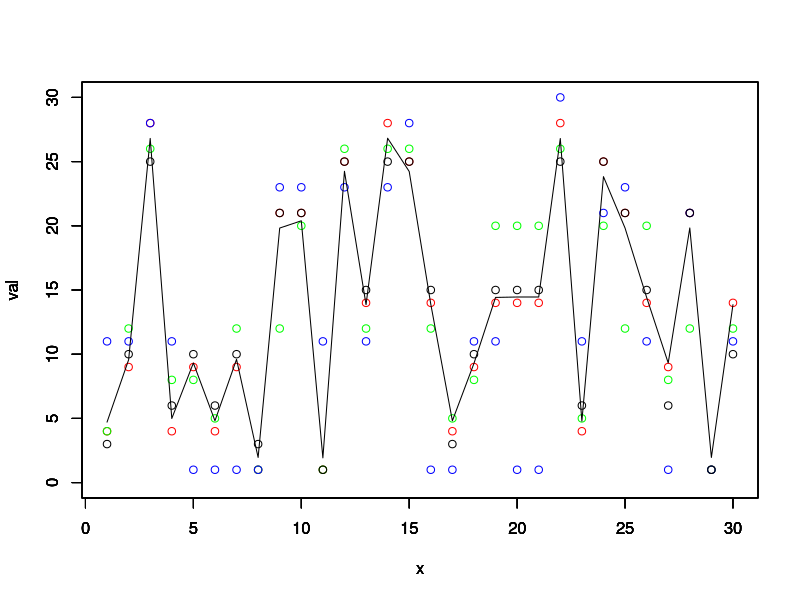

R code for this plot:
## ---- chunk 1
library(readxl)
Book4 <- read_excel("Book4.xlsx", range = "c28:f58")

convertRank = function(val){
  return (rank(val, ties.method = "min"))
}

df = data.frame(
  q1 = convertRank(c(Book4$Q1)),
  q2 = convertRank(c(Book4$Q2)),
  q3 = convertRank(c(Book4$Q3)),
  q4 = convertRank(c(Book4$Q4))
)

drawPlot1 = function(val, clr){
  x = c(1:30)
  
  plot(x, val, ylim=c(0, 30), col=clr)
  par(new=T)
}

makeVector = function(val){
  len = 30
  ret = c()

  for (i in 1:len){
    ret = c(ret, calc(val[i,]))
  }
  
  return(ret)
}

calc = function(p){
  a = 0.85819
  b = 0.07058
  c = -0.00324
  d = 1.03151
  
  return(a*p$q1 + b*p$q2 + c*p$q3 + d)
}

drawPlot2 = function(val){
  x = c(1:30)
  
  plot(x, val, ylim=c(0, 30), col="black", type = "l")
}

## ---- chunk 2
ret = lm(df$q4~., data=df)
summary(ret)
## ---- chunk 3
drawPlot1(df$q1, "red")
drawPlot1(df$q2, "green")
drawPlot1(df$q3, "blue")
drawPlot1(df$q4, "black")
drawPlot2(makeVector(df))
